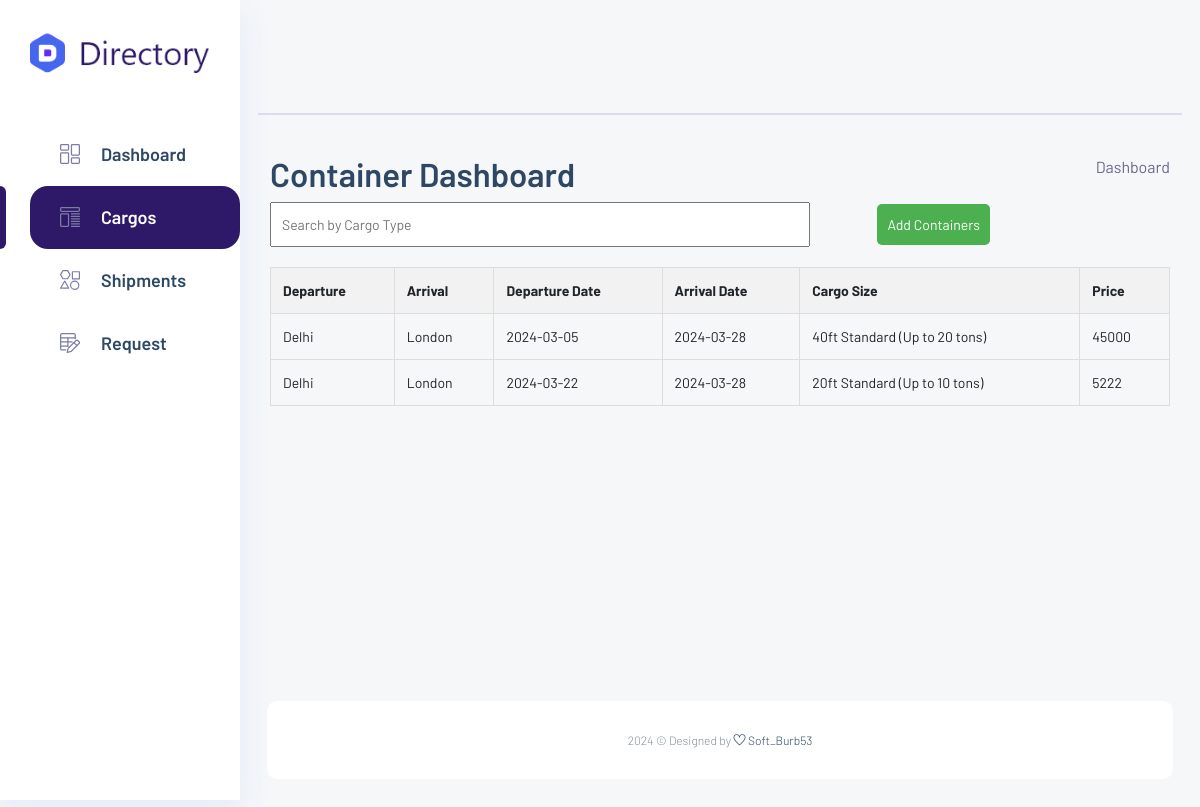
Screenshot of /company/cargo.php with the database file from the repository.
### tables this page shows
CREATE TABLE `services` (
  `cargo_id` int(11) NOT NULL,
  `departure` varchar(255) NOT NULL,
  `arrival` varchar(255) NOT NULL,
  `departure_date` varchar(255) NOT NULL,
  `arrival_date` varchar(255) NOT NULL,
  `cargo_size` varchar(255) NOT NULL,
  `price` int(11) NOT NULL,
  `company_id` varchar(255) NOT NULL
);

### company/cargo.php (the view, shortened to what this page needs)
<?php
include('../includes/config.php');
try {
    $stmt = $dbh->prepare("SELECT departure, arrival, departure_date, arrival_date, cargo_size, price FROM services");
    $stmt->execute();
    $data = $stmt->fetchAll(PDO::FETCH_ASSOC);
} catch (PDOException $e) {
    exit("Error: " . $e->getMessage());
}
?>
<!DOCTYPE html>
<html lang="zxx">
<head>
    <link rel="stylesheet" href="css/bootstrap1.min.css">
    <link rel="stylesheet" href="vendors/themefy_icon/themify-icons.css">
    <link rel="stylesheet" href="vendors/swiper_slider/css/swiper.min.css">
    <link rel="stylesheet" href="vendors/select2/css/select2.min.css">
    <link rel="stylesheet" href="vendors/niceselect/css/nice-select.css">
    <link rel="stylesheet" href="vendors/owl_carousel/css/owl.carousel.css">
    <link rel="stylesheet" href="vendors/gijgo/gijgo.min.css">
    <link rel="stylesheet" href="vendors/font_awesome/css/all.min.css">
    <link rel="stylesheet" href="vendors/tagsinput/tagsinput.css">
    <link rel="stylesheet" href="vendors/datepicker/date-picker.css">
    <link rel="stylesheet" href="vendors/datatable/css/jquery.dataTables.min.css">
    <link rel="stylesheet" href="vendors/datatable/css/responsive.dataTables.min.css">
    <link rel="stylesheet" href="vendors/datatable/css/buttons.dataTables.min.css">
    <link rel="stylesheet" href="vendors/text_editor/summernote-bs4.css">
    <link rel="stylesheet" href="vendors/morris/morris.css">
    <link rel="stylesheet" href="vendors/material_icon/material-icons.css">
    <link rel="stylesheet" href="css/metisMenu.css">
    <link rel="stylesheet" href="css/style1.css">
    <link rel="stylesheet" href="css/colors/default.css" id="colorSkinCSS">
</head>
<body class="crm_body_bg">
    <?php include('includes/sidebar_index.php'); ?>
    <section class="main_content dashboard_part">
        <?php include('includes/navbar_index.php'); ?>
        <div class="main_content_iner ">
            <div class="container-fluid p-0 sm_padding_15px">
                <div class="row justify-content-center">
                    <div class="col-12">
                        <div class="dashboard_header mb_50">
                            <div class="row">
                                <div class="col-lg-6">
                                    <div class="dashboard_header_title">
                                        <h3>Container Dashboard</h3>
                                    </div>
                                </div>
                                <div class="col-lg-6">
                                    <div class="dashboard_breadcam text-end">
                                        <p><a href>Dashboard</a></p>
                                    </div>
                                </div>
                            </div>
                            <div class="container-option">
                                <input type="text" class="search-input" id="searchInput"
                                    placeholder="Search by Cargo Type">
                                <a href="add_container.php">
                                    <button>Add Containers</button>
                                </a>
                            </div>
                            <table>
    <thead>
        <tr>
            <th>Departure</th>
            <th>Arrival</th>
            <th>Departure Date</th>
            <th>Arrival Date</th>
            <th>Cargo Size</th>
            <th>Price</th>
        </tr>
    </thead>
    <tbody>
        <?php foreach ($data as $row): ?>
            <tr>
                <td><?= $row['departure']; ?></td>
                <td><?= $row['arrival']; ?></td>
                <td><?= $row['departure_date']; ?></td>
                <td><?= $row['arrival_date']; ?></td>
                <td><?= $row['cargo_size']; ?></td>
                <td><?= $row['price']; ?></td>
            </tr>
        <?php endforeach; ?>
    </tbody>
</table>
                        </div>
                    </div>
                </div>
            </div>
        </div>
        <?php include('includes/footer.php'); ?>
    </section>
</body>
</html>

### company/includes/sidebar_index.php (shortened to what this page needs)
<nav class="sidebar">
        <div class="logo d-flex justify-content-between">
            <a href><img src="img/logo.png" alt></a>
        </div>
        <ul id="sidebar_menu">
    <li class="<?php echo isActive('index.php'); ?>">
        <a href="index.php" aria-expanded="false">
            <img src="img/menu-icon/dashboard.svg" alt>
            <span>Dashboard</span>
        </a>
    </li>
    <li class="<?php echo isActive('cargo.php'); ?>">
        <a href="cargo.php" aria-expanded="false">
            <img src="img/menu-icon/2.svg" alt>
            <span>Cargos</span>
        </a>
    </li>
    <li class="<?php echo isActive('shippments.php'); ?>">
        <a href="shippments.php" aria-expanded="false">
            <img src="img/menu-icon/3.svg" alt>
            <span>Shipments</span>
        </a>
    </li>
    <li class="<?php echo isActive('request.php'); ?>">
        <a href="request.php" aria-expanded="false">
            <img src="img/menu-icon/8.svg" alt>
            <span>Request</span>
        </a>
    </li>
</ul>
<?php
function isActive($page)
{
    return (basename($_SERVER['PHP_SELF']) === $page) ? 'mm-active' : '';
}
?>
    </nav>

### company/includes/navbar_index.php (shortened to what this page needs)
<div class="container-fluid g-0">
    <div class="row">
        <div class="col-lg-12 p-0 ">
            <div class="header_iner d-flex justify-content-between align-items-center">
            </div>
        </div>
    </div>
</div>

### company/includes/footer.php
<div class="footer_part">
    <div class="container-fluid">
        <div class="row">
            <div class="col-lg-12">
                <div class="footer_iner text-center">
                    <p>2024 © Designed by <a href="#"> <i class="ti-heart"></i> </a><a href="#">
                            Soft_Burb53</a></p>
                </div>
            </div>
        </div>
    </div>
</div>

### company/cargo.php (style rules this page uses)
.container-option { margin-bottom: 20px; display: flex; justify-content: space-between; align-items: center; width: 80%; }
.search-input { padding: 10px; width: 75%; box-sizing: border-box; }
.container-option a { text-decoration: none; display: inline-block; }
.container-option button { padding: 10px; box-sizing: border-box; background-color: #4CAF50; color: white; border: none; border-radius: 5px; cursor: pointer; }
table { width: 100%; border-collapse: collapse; margin-top: 20px; }
th, td { border: 1px solid #ddd; padding: 12px; text-align: left; }
th { background-color: #f2f2f2; }

### rows the page displays
services: departure "Delhi", arrival "London", departure_date "2024-03-05", arrival_date "2024-03-28", cargo_size "40ft Standard (Up to 20 tons)", price "45000"
services: departure "Delhi", arrival "London", departure_date "2024-03-22", arrival_date "2024-03-28", cargo_size "20ft Standard (Up to 10 tons)", price "5222"
